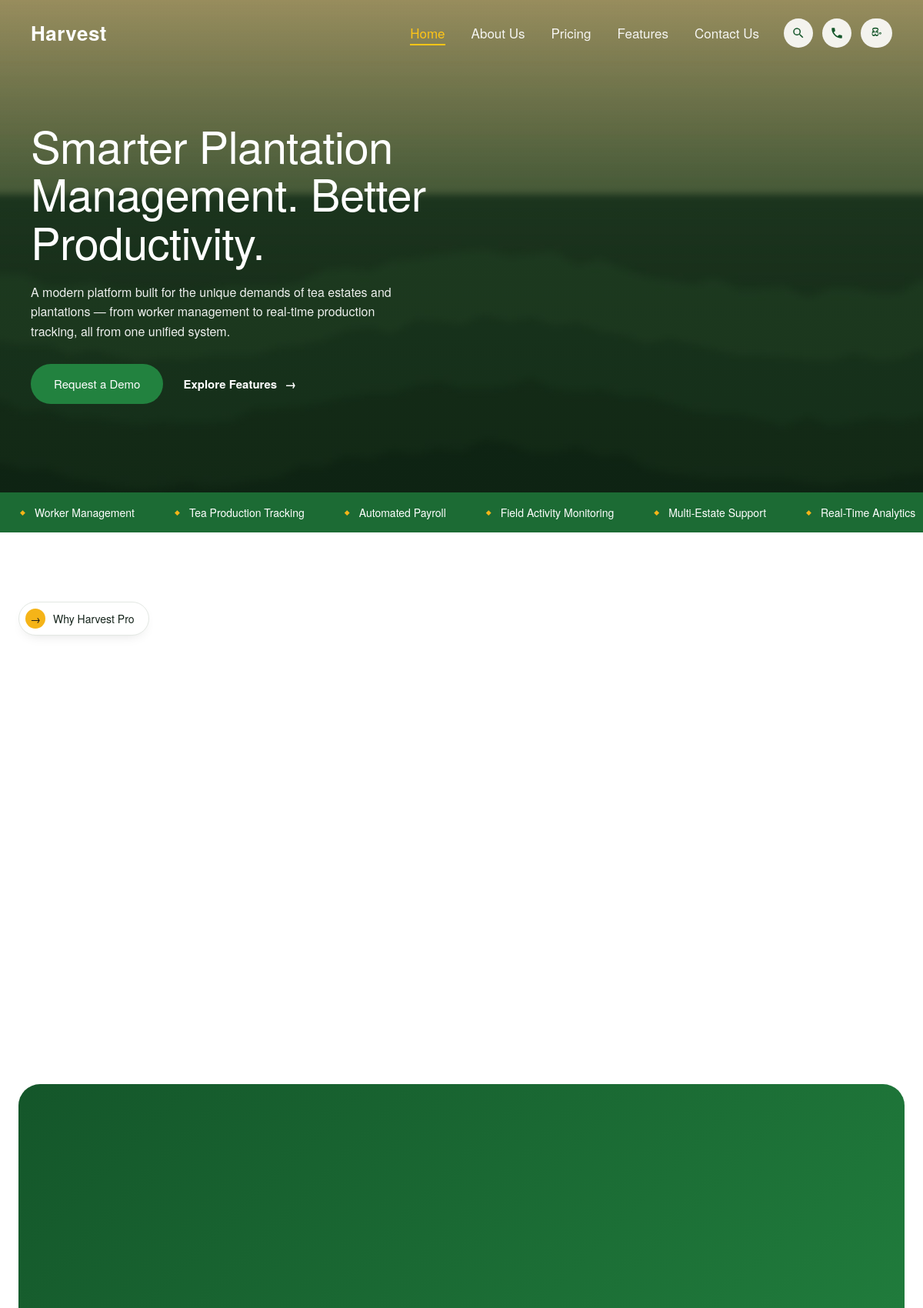
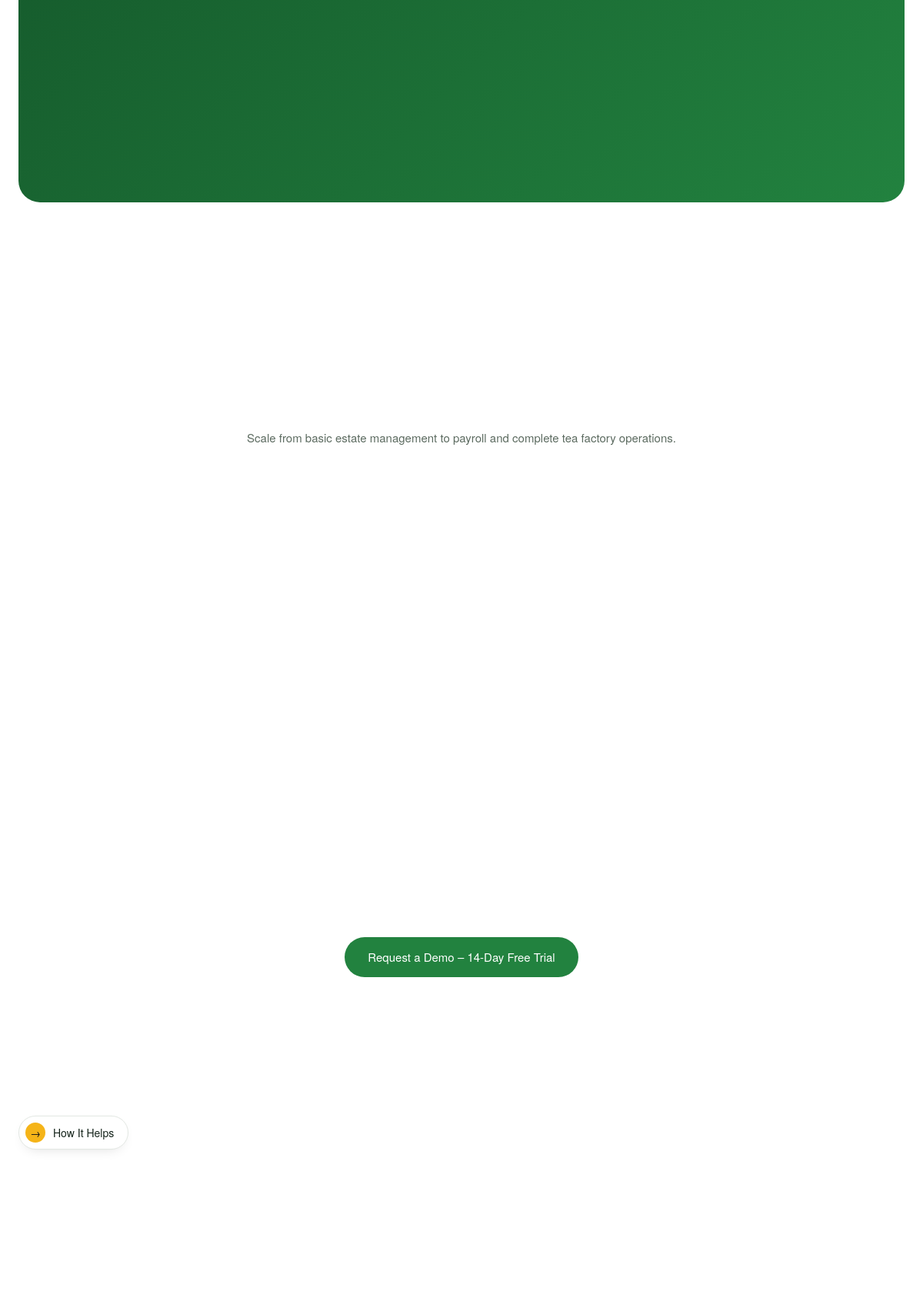
The page / (upper part) on the database its author committed (2 pictures, top to bottom).
### tables this page shows
CREATE TABLE IF NOT EXISTS `hero_slides` (
  `id` INT(11) NOT NULL AUTO_INCREMENT,
  `headline` VARCHAR(255) NOT NULL DEFAULT '',
  `subtext` TEXT DEFAULT NULL,
  `btn1_text` VARCHAR(100) DEFAULT NULL,
  `btn1_link` VARCHAR(255) DEFAULT NULL,
  `btn2_text` VARCHAR(100) DEFAULT NULL,
  `btn2_link` VARCHAR(255) DEFAULT NULL,
  `image` VARCHAR(255) DEFAULT NULL,
  `sort_order` INT(11) NOT NULL DEFAULT 0,
  `is_active` TINYINT(1) NOT NULL DEFAULT 1,
   
   
  `headline_si` VARCHAR(255) DEFAULT NULL,
  `subtext_si` TEXT DEFAULT NULL,
  `btn1_text_si` VARCHAR(100) DEFAULT NULL,
  `btn2_text_si` VARCHAR(100) DEFAULT NULL,
  PRIMARY KEY (`id`)
);

### includes/functions.php (called while the page is built, shortened)
<?php
require_once __DIR__ . '/config.php';
function current_lang(): string
{
    return CURRENT_LANG;
}
function translate(?string $text): string
{
    $text = (string)$text;
    if ($text === '' || current_lang() !== 'si') {
        return $text;
    }
    return $GLOBALS['TRANSLATIONS_SI'][$text] ?? $text;
}
function localized(string $english, ?string $sinhalaOverride): string
{
    return translate($english);
}
function ensure_hero_slide_si_columns(): void
{
    global $pdo;
    try {
        $existing = array_column($pdo->query("SHOW COLUMNS FROM hero_slides")->fetchAll(), 'Field');
        $columns = [
            'headline_si'  => 'VARCHAR(255) NULL',
            'subtext_si'   => 'TEXT NULL',
            'btn1_text_si' => 'VARCHAR(100) NULL',
            'btn2_text_si' => 'VARCHAR(100) NULL',
        ];
        $stmt = $pdo->prepare(
            "INSERT INTO settings (setting_key, setting_value) VALUES ('schema_hero_si_migrated', '1')
             ON DUPLICATE KEY UPDATE setting_value = '1'"
        );
        $stmt->execute();
    } catch (PDOException $e) {
    }
}
function get_settings(): array
{
    global $pdo;
    static $cache = null;
    if ($cache !== null) {
        return $cache;
    }
    $cache = [];
    $rows = $pdo->query("SELECT setting_key, setting_value FROM settings")->fetchAll();
    foreach ($rows as $row) {
        $cache[$row['setting_key']] = $row['setting_value'];
    }
    return $cache;
}
function setting(string $key, string $default = ''): string
{
    $settings = get_settings();
    $value = isset($settings[$key]) && $settings[$key] !== '' ? $settings[$key] : $default;
    return translate($value);
}
function e(?string $value): string
{
    return htmlspecialchars((string)$value, ENT_QUOTES, 'UTF-8');
}
function resolve_image_url(string $value, string $fallback = ''): string
{
    if ($value === '') {
        return $fallback;
    }
    return UPLOAD_URL . ltrim($value, '/');
}
function get_hero_slides(): array
{
    global $pdo;
    ensure_hero_slide_si_columns();
    $rows = $pdo->query(
        "SELECT * FROM hero_slides WHERE is_active = 1 ORDER BY sort_order ASC, id ASC"
    )->fetchAll();
    foreach ($rows as &$row) {
        $row['headline']  = localized($row['headline'] ?? '', $row['headline_si'] ?? null);
        $row['subtext']   = localized($row['subtext'] ?? '', $row['subtext_si'] ?? null);
        $row['btn1_text'] = localized($row['btn1_text'] ?? '', $row['btn1_text_si'] ?? null);
    }
    return $rows;
}
    ?>

### includes/maintenance-gate.php (called while the page is built, shortened)
<?php
if (setting('maintenance_mode') === '1' && empty($_SESSION['admin_id'])) {
    http_response_code(503);
    header('Retry-After: 3600');
    $mTitle = setting('maintenance_title', 'We\'ll be right back');
    $mMsg   = setting('maintenance_message', 'We\'re currently performing scheduled maintenance. Please check back shortly.');
    $mBrand = setting('brand_name', 'Harvest');
    $mFavicon = image_url('favicon');
    ?>
<!DOCTYPE html>
<html lang="<?= e(current_lang()) ?>">
<head>
<meta charset="UTF-8">
<meta name="viewport" content="width=device-width, initial-scale=1.0">
<?php if ($mFavicon !== ''): ?><link rel="icon" href="<?= e($mFavicon) ?>"><?php endif; ?>
<title><?= e($mTitle) ?> — <?= e($mBrand) ?></title>
<style>
  * { margin: 0; padding: 0; box-sizing: border-box; }
  body {
    min-height: 100vh; display: flex; align-items: center; justify-content: center;
    background: #0f3d1e; color: #fff; font-family: "Helvetica Neue", Helvetica, Arial, sans-serif; text-align: center; padding: 24px;
  }
  .m-box { max-width: 480px; }
  .m-brand { font-family: "Helvetica Neue", Helvetica, Arial, sans-serif; font-weight: 600; font-size: 22px; margin-bottom: 28px; color: #f5b418; }
  h1 { font-family: "Helvetica Neue", Helvetica, Arial, sans-serif; font-weight: 300; font-size: 32px; margin-bottom: 14px; }
  p { font-size: 15px; line-height: 1.6; color: #d7e2da; }
</style>
</head>
<body>
  <div class="m-box">
    <div class="m-brand"><?= e($mBrand) ?> Pro</div>
    <h1><?= e($mTitle) ?></h1>
    <p><?= nl2br_e($mMsg) ?></p>
  </div>
</body>
</html>
<?php
    exit;
}

### index.php (the view, shortened to what this page needs)
<?php
require_once __DIR__ . '/includes/functions.php';
require_once __DIR__ . '/includes/maintenance-gate.php';
$tickerItems = array_filter(array_map('trim', explode('|', setting('ticker_items'))));
$pricingBtnText = setting('pricing_btn_text', 'Request a Demo – 14-Day Free Trial');
$pricingBtnLink = setting('pricing_btn_link', '#contact');
$heroSlides = get_hero_slides();
?>
<!DOCTYPE html>
<html lang="<?= e(current_lang()) ?>">
<head>
<link rel="stylesheet" href="assets/css/style.css?v=2.2">
</head>
<body>
<?php $activeNav = 'home'; require __DIR__ . '/includes/site-nav.php'; ?>
<header class="hero" id="home">
  <div class="hero-slider" id="heroSlider">
    <?php foreach ($heroSlides as $i => $slide):
        $slideBg = resolve_image_url($slide['image'] ?? '', 'assets/images/hero-bg.jpg');
    ?>
      <div class="hero-slide<?= $i === 0 ? ' active' : '' ?>" style="background-image:linear-gradient(rgba(10,30,15,.4),rgba(10,30,15,.55)),url('<?= e($slideBg) ?>');">
        <div class="hero-inner">
          <div class="hero-content">
            <h1 class="hero-title"><?= e($slide['headline'] ?? '') ?></h1>
            <?php if (!empty($slide['subtext'])): ?><p class="hero-sub"><?= e($slide['subtext']) ?></p><?php endif; ?>
            <div class="hero-btns">
              <?php if (!empty($slide['btn1_text'])): ?>
                <a href="<?= e($slide['btn1_link'] ?: '#') ?>" class="btn btn-primary"><?= e($slide['btn1_text']) ?></a>
              <?php endif; ?>
              <?php if (!empty($slide['btn2_text'])): ?>
                <a href="<?= e($slide['btn2_link'] ?: '#') ?>" class="btn btn-text"><?= e($slide['btn2_text']) ?> <span>&rarr;</span></a>
              <?php endif; ?>
            </div>
          </div>
        </div>
      </div>
    <?php endforeach; ?>
  </div>
</header>
<div class="ticker">
  <div class="ticker-track">
    <?php for ($i = 0; $i < 2; $i++): ?>
      <?php foreach ($tickerItems as $item): ?>
        <span class="ticker-item"><span class="diamond">&#9670;</span> <?= e($item) ?></span>
      <?php endforeach; ?>
    <?php endfor; ?>
  </div>
</div>
<section class="why section" id="about">
  <div class="container">
    <span class="pill"><span class="pill-arrow">&rarr;</span> <?= e(setting('why_badge')) ?></span>
    <div class="why-grid">
    </div>
  </div>
</section>
<section class="features section" id="features">
  <div class="container">
    <div class="features-card">
      <div class="features-right">
      </div>
    </div>
  </div>
</section>
<section class="pricing section">
  <div class="container">
    <p class="pricing-subtitle"><?= e(setting('pricing_subtitle', 'Scale from basic estate management to payroll and complete tea factory operations.')) ?></p>
    <div class="pricing-grid">
    </div>
    <div class="pricing-cta">
      <a href="<?= e($pricingBtnLink) ?>" class="btn btn-primary"><?= e($pricingBtnText) ?></a>
    </div>
  </div>
</section>
<section class="how section">
  <div class="container">
    <span class="pill"><span class="pill-arrow">&rarr;</span> <?= e(setting('how_badge')) ?></span>
    <div class="how-grid">
    </div>
  </div>
</section>
<?php require __DIR__ . '/includes/site-footer.php'; ?>

### assets/css/style.css (style rules this page uses)
:root { --green-900: #0f3d1e; --green-800: #14562a; --green-700: #1c6b34; --green-600: #22823f; --green-500: #2f9d4e; --green-050: #eaf3ec; --gold: #f5b418; --gold-soft: #f6c243; --ink: #14231a; --muted: #5c6b60; --line: #e3e8e3; --white: #ffffff; --cream: #f7f8f6; --radius: 18px; --radius-lg: 28px; --shadow: 0 20px 50px -20px rgba(15, 45, 25, .35); --maxw: 1200px; }
* { margin: 0; padding: 0; box-sizing: border-box; }
html { scroll-behavior: smooth; }
body { font-family: "Helvetica Neue", Helvetica, Arial, sans-serif; color: var(--ink); background: var(--white); line-height: 1.6; overflow-x: hidden; overflow-wrap: break-word; -webkit-text-size-adjust: 100%; }
.reveal { opacity: 0; transform: translateY(28px); transition: opacity .7s ease, transform .7s ease; }
.reveal.in-view { opacity: 1; transform: translateY(0); }
h1, h2, h3, h4, h5, h6 { font-family: "Helvetica Neue", Helvetica, Arial, sans-serif; font-weight: 300; }
a { text-decoration: none; color: inherit; }
.container { width: 100%; max-width: var(--maxw); margin: 0 auto; padding: 0 24px; }
.section { padding: 90px 0; }
.hero-title, .why-heading, .features-title, .how-title, .cta-title, .page-banner h1, .feature-text h2, .about-story-panel h2, .partners-head h2, .why-choose-title, .contact-form-inner h2 { line-height: 1.08; letter-spacing: -.01em; }
.btn { display: inline-flex; align-items: center; gap: 10px; font-size: 15px; font-weight: 500; cursor: pointer; border: none; transition: all .25s ease; white-space: nowrap; }
.btn-primary { background: var(--green-600); color: #fff; padding: 14px 30px; border-radius: 40px; }
.btn-text { color: #fff; padding: 14px 8px; font-weight: 600; }
.btn-text span { transition: transform .25s ease; }
.hero { position: relative; color: #fff; min-height: 640px; display: flex; flex-direction: column; }
.hero-slider { position: relative; flex: 1; overflow: hidden; }
.hero-slide { position: absolute; inset: 0; background-size: cover; background-position: center; display: flex; align-items: center; transform: translateX(100%); transition: transform .7s ease; pointer-events: none; z-index: 1; }
.hero-slide.active { transform: translateX(0); pointer-events: auto; z-index: 2; }
.hero-inner { width: 100%; max-width: 1320px; margin: 0 auto; padding: 112px 40px 70px; }
.hero-content { max-width: 560px; }
.hero-title { font-size: 58px; margin-bottom: 22px; }
.hero-sub { font-size: 16px; opacity: .92; max-width: 500px; margin-bottom: 30px; }
.hero-btns { display: flex; align-items: center; gap: 18px; flex-wrap: wrap; }
.ticker { background: var(--green-700); overflow: hidden; padding: 15px 0; }
.ticker-track { display: flex; gap: 0; white-space: nowrap; animation: scroll 32s linear infinite; width: max-content; }
.ticker-item { color: #fff; font-size: 14px; font-weight: 500; display: inline-flex; align-items: center; gap: 12px; padding: 0 26px; }
.ticker-item .diamond { color: var(--gold); font-size: 9px; }
.pill { display: inline-flex; align-items: center; gap: 10px; background: #fff; border: 1px solid var(--line); padding: 8px 18px 8px 8px; border-radius: 40px; font-size: 14px; font-weight: 500; color: var(--ink); box-shadow: 0 6px 18px -10px rgba(0,0,0,.2); }
.pill-arrow { width: 26px; height: 26px; border-radius: 50%; background: var(--gold); color: #1a1a1a; display: grid; place-items: center; font-size: 14px; }
.why-grid { display: grid; grid-template-columns: 1fr 1fr; gap: 60px; align-items: center; margin-top: 40px; }
.features { padding-top: 20px; }
.features-card { background: var(--green-700); background-image: linear-gradient(135deg, var(--green-800), var(--green-600)); border-radius: var(--radius-lg); padding: 55px 50px; color: #fff; display: grid; grid-template-columns: 1fr 1.15fr; gap: 50px; position: relative; overflow: hidden; }
.features-right { display: grid; grid-template-columns: 1fr 1fr; gap: 16px; align-content: center; }
.pricing { text-align: center; }
.pricing-subtitle { max-width: 680px; margin: 0 auto 50px; color: var(--muted); font-size: 15px; line-height: 1.7; }
.pricing-grid { display: grid; grid-template-columns: repeat(3, 1fr); gap: 24px; text-align: left; align-items: start; }
.pricing-cta { margin-top: 46px; }
.how-grid { display: grid; grid-template-columns: 1fr 1.3fr; gap: 60px; margin-top: 36px; }

### rows shown on the page
hero_slides: headline "Smarter Plantation Management. Better Productivity.", subtext "A modern platform built for the unique demands of tea estates and plantations — from worker management to real-time production tracking, all from one unified system.", btn1_text "Request a Demo", btn2_text "Explore Features"

### other values the page prints
$brandName "Harvest"
t('Home') "Home"
t('About Us') "About Us"
t('Pricing') "Pricing"
t('Features') "Features"
t('Contact Us') "Contact Us"
$langLabel "සිං"
$item "Worker Management"
$item "Tea Production Tracking"
$item "Automated Payroll"
$item "Field Activity Monitoring"
$item "Multi-Estate Support"
$item "Real-Time Analytics"
setting('why_badge') "Why Harvest Pro"
$pricingBtnText "Request a Demo – 14-Day Free Trial"
